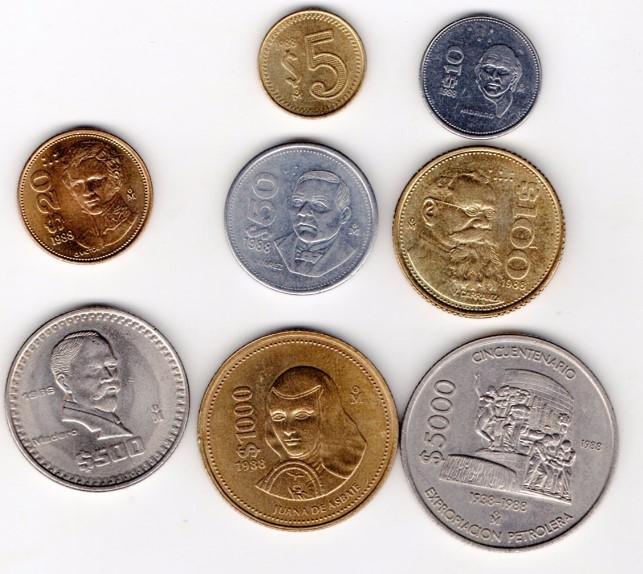
%> input picture T2-Identificacion_Monedas_JEVG/Monedas.jpg, 643 x 574 px
$ octave Binary_JEVG.m   (GNU Octave 9; MATLAB toolbox functions it lacks are replaced by stand-ins)
%> lines starting %> are read from the running program, lines starting %| are printed output that depends on the picture; in (x1, y1, x2, y2) boxes, pixels count from 0 and x2, y2 are one past the last pixel; in counts of white or black regions, pixels touching at a corner belong together; the program's own positions count from 1
%% Clean the window and data, Put a valor to variables Contrast and the Bias
clc, clear
close all;
C=1;
B=0.5;
%% Read the image invert the colors and apply gray
x = imread('Monedas.jpg');
%> x is the input picture: size 574x643x3 uint8; mean R, G, B 190.6, 179.5, 172.1
x2 = imcomplement(x);
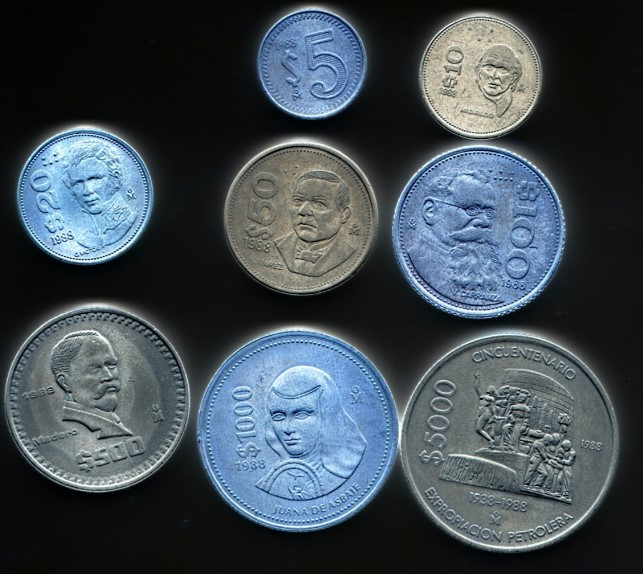
%> x2: size 574x643x3 uint8; mean R, G, B 64.4, 75.5, 82.9
I = rgb2gray(x2);
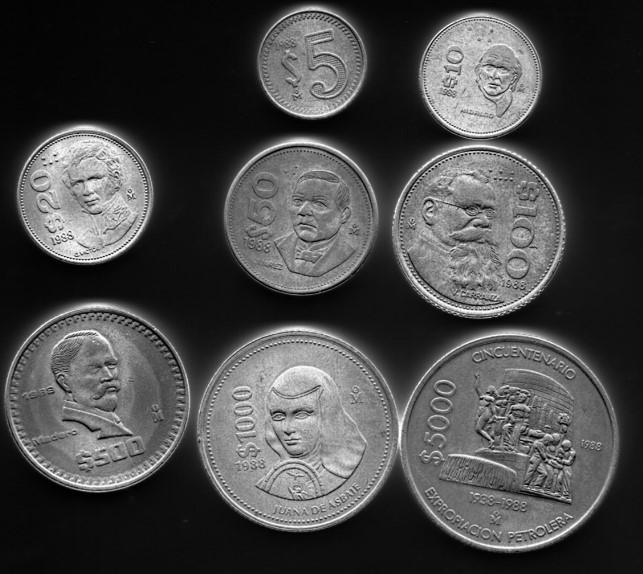
%> I: size 574x643 uint8; min 0, max 254, mean 72.9
%% Pa to Binary and fill the holes
xBinary = imbinarize(I);
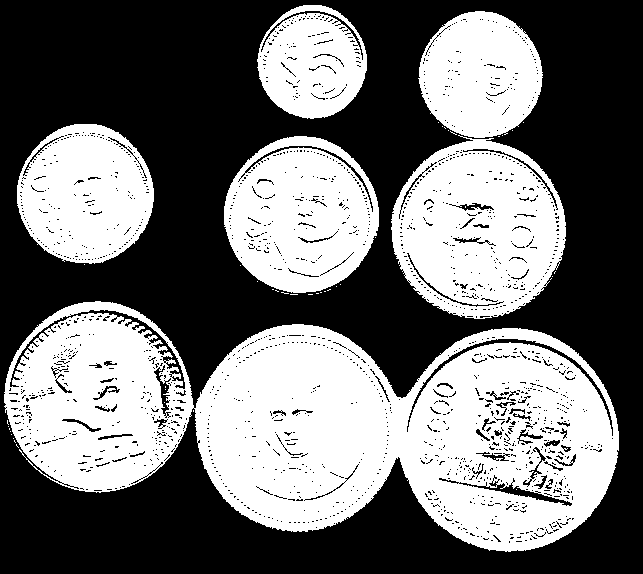
%> xBinary: size 574x643 logical; 45.2% white; 51 white regions (45 under 20 px), largest, box (x1, y1, x2, y2) and area: (4, 301, 619, 552) 91047, (391, 135, 566, 319) 22531, (224, 136, 379, 293) 17739, (17, 124, 154, 264) 14344, (418, 11, 543, 138) 11913, (257, 5, 367, 119) 8989
xBinaryPro = imfill(xBinary,'holes');
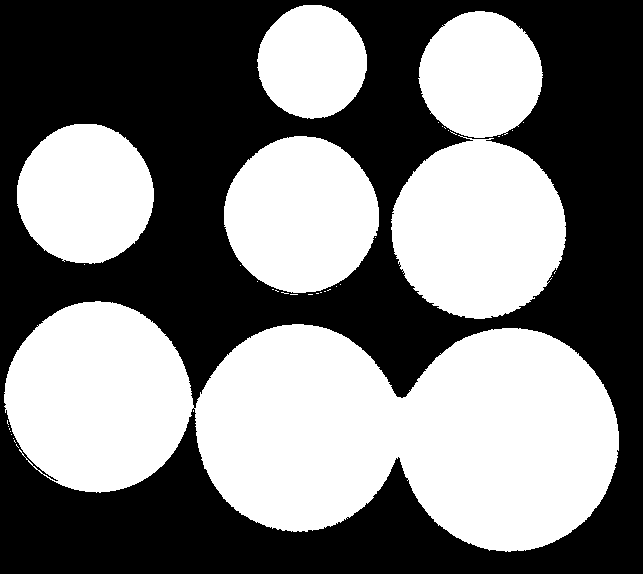
%> xBinaryPro: size 574x643 logical; 48.5% white; 42 white regions (36 under 20 px), largest, box (x1, y1, x2, y2) and area: (4, 301, 619, 552) 99154, (391, 135, 566, 319) 24242, (224, 136, 379, 293) 18772, (17, 124, 154, 264) 14913, (418, 11, 543, 138) 12160, (257, 5, 367, 119) 9686
%% invert the colors to the final Binary Image
xBinaryInvert = imcomplement(xBinaryPro);
%% Plot the images in the same figure
Fig = figure('Name', 'T2. Identificación de monedas Binario  - JEVG');
set(Fig, 'Position', [500 0 1250 1250])
subplot(2,3,2)
imshowpair(x,x2,'montage')
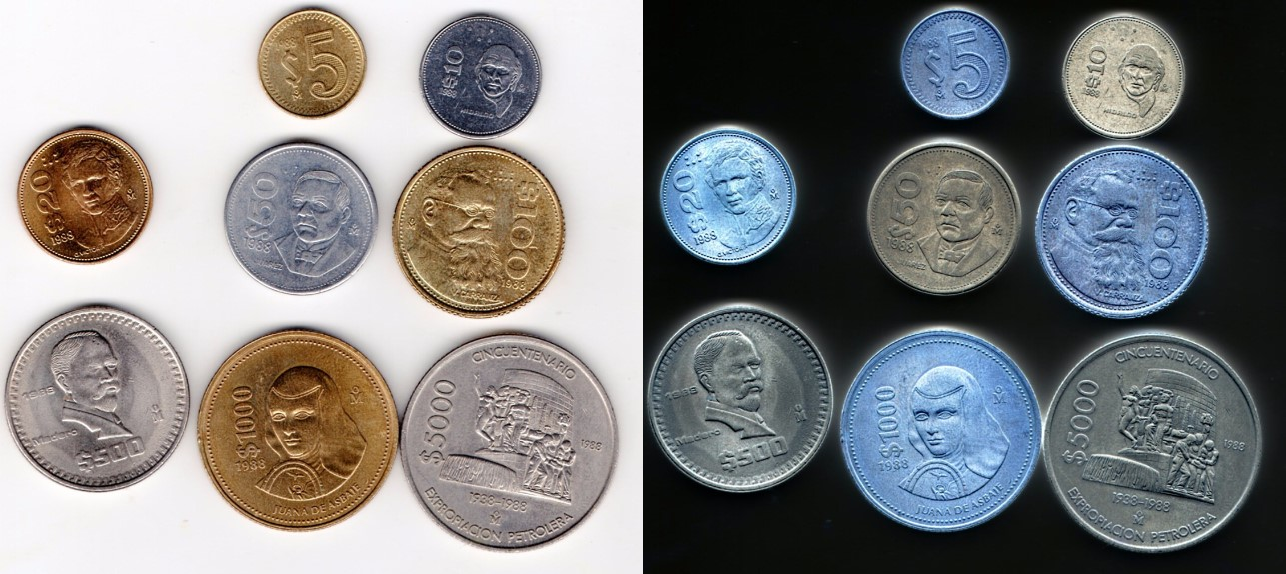
%> displayed picture: size 574x1286x3, on the screen's scale of 0 to 255; mean R, G, B 127.5, 127.5, 127.5
title('Imagen Original e Imagen Invertida')
subplot(2,3,4)
imshow(xBinary)
title('Imagen con colores Invertidos convertida a Binaria')
subplot(2,3,3)
imshow(xBinaryInvert)
title('Imagen sin Huecos con Color Invertido')
subplot(2,3,6)
imshow(xBinaryPro)
title('Imagen sin Huecos')
